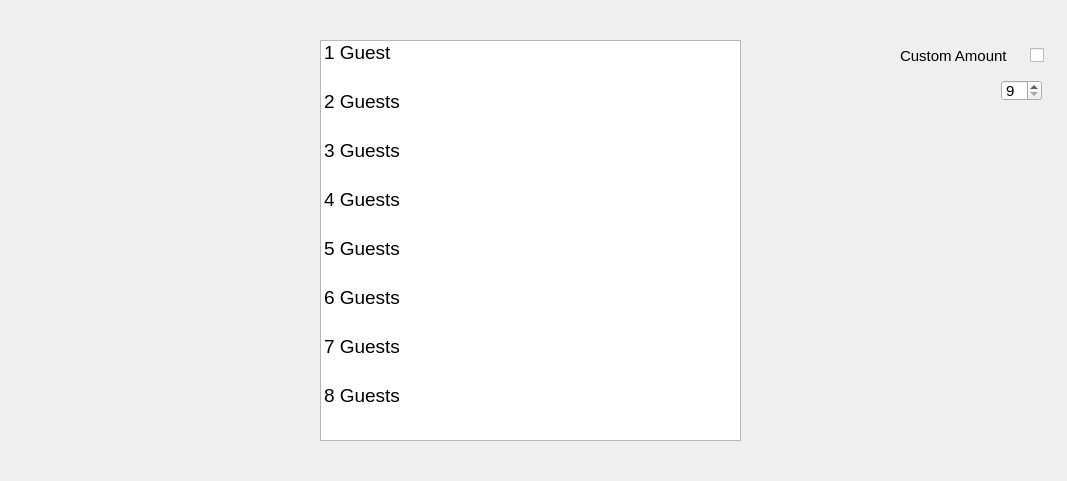
<?xml version="1.0" encoding="UTF-8"?>
<ui version="4.0">
 <class>PartySize</class>
 <widget class="QDialog" name="PartySize">
  <property name="geometry">
   <rect>
    <x>0</x>
    <y>0</y>
    <width>1067</width>
    <height>481</height>
   </rect>
  </property>
  <property name="windowTitle">
   <string>Dialog</string>
  </property>
  <widget class="QListWidget" name="lwSize">
   <property name="geometry">
    <rect>
     <x>320</x>
     <y>40</y>
     <width>421</width>
     <height>401</height>
    </rect>
   </property>
   <property name="font">
    <font>
     <pointsize>14</pointsize>
     <weight>50</weight>
     <bold>false</bold>
    </font>
   </property>
   <property name="layoutDirection">
    <enum>Qt::LeftToRight</enum>
   </property>
   <property name="autoFillBackground">
    <bool>false</bool>
   </property>
   <property name="lineWidth">
    <number>1</number>
   </property>
   <property name="verticalScrollBarPolicy">
    <enum>Qt::ScrollBarAlwaysOff</enum>
   </property>
   <property name="iconSize">
    <size>
     <width>0</width>
     <height>0</height>
    </size>
   </property>
   <property name="flow">
    <enum>QListView::TopToBottom</enum>
   </property>
   <property name="resizeMode">
    <enum>QListView::Fixed</enum>
   </property>
   <property name="spacing">
    <number>0</number>
   </property>
   <property name="gridSize">
    <size>
     <width>0</width>
     <height>49</height>
    </size>
   </property>
   <property name="viewMode">
    <enum>QListView::ListMode</enum>
   </property>
   <property name="wordWrap">
    <bool>false</bool>
   </property>
   <item>
    <property name="text">
     <string>1 Guest</string>
    </property>
   </item>
   <item>
    <property name="text">
     <string>2 Guests</string>
    </property>
   </item>
   <item>
    <property name="text">
     <string>3 Guests</string>
    </property>
   </item>
   <item>
    <property name="text">
     <string>4 Guests</string>
    </property>
   </item>
   <item>
    <property name="text">
     <string>5 Guests</string>
    </property>
   </item>
   <item>
    <property name="text">
     <string>6 Guests</string>
    </property>
   </item>
   <item>
    <property name="text">
     <string>7 Guests</string>
    </property>
   </item>
   <item>
    <property name="text">
     <string>8 Guests</string>
    </property>
   </item>
  </widget>
  <widget class="QCheckBox" name="cbCustom">
   <property name="geometry">
    <rect>
     <x>1030</x>
     <y>40</y>
     <width>31</width>
     <height>31</height>
    </rect>
   </property>
   <property name="text">
    <string/>
   </property>
   <property name="iconSize">
    <size>
     <width>16</width>
     <height>16</height>
    </size>
   </property>
  </widget>
  <widget class="QLabel" name="lblCustom">
   <property name="geometry">
    <rect>
     <x>900</x>
     <y>40</y>
     <width>121</width>
     <height>31</height>
    </rect>
   </property>
   <property name="font">
    <font>
     <pointsize>11</pointsize>
     <weight>50</weight>
     <bold>false</bold>
    </font>
   </property>
   <property name="text">
    <string>Custom Amount</string>
   </property>
  </widget>
  <widget class="QSpinBox" name="sbCustom">
   <property name="geometry">
    <rect>
     <x>1001</x>
     <y>80</y>
     <width>41</width>
     <height>21</height>
    </rect>
   </property>
   <property name="font">
    <font>
     <pointsize>11</pointsize>
    </font>
   </property>
   <property name="minimum">
    <number>9</number>
   </property>
   <property name="maximum">
    <number>20</number>
   </property>
  </widget>
 </widget>
 <resources/>
 <connections/>
</ui>
